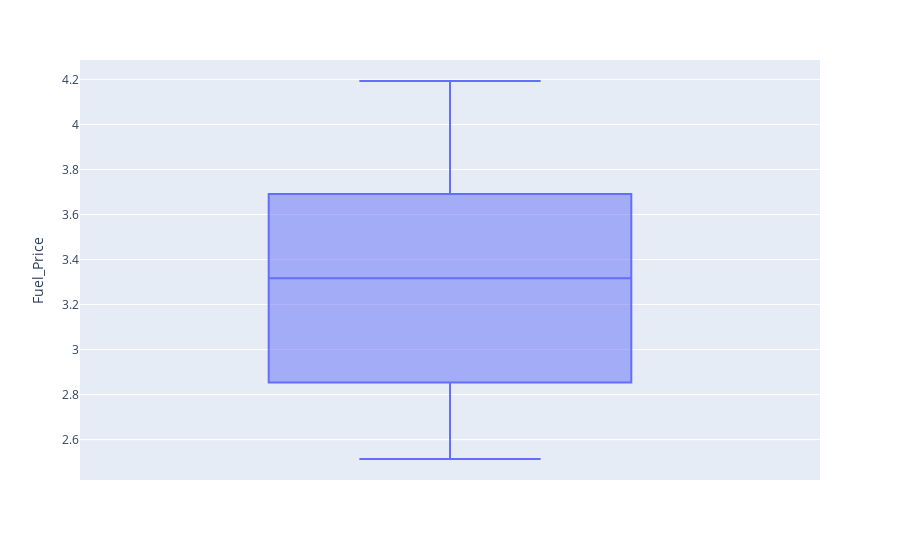

This figure's notebook cell:
### Code cell
fig = px.box(df1, y="Fuel_Price")
fig.show()

### Figure 1 — Plotly figure (JSON) as saved in the notebook; plotly's stock layout.template omitted (floating-point values rounded to 4 significant figures; data arrays with more than 128 entries replaced by an {"elided": "..."} marker saying what was removed)
{"data": [{"alignmentgroup": "True", "hovertemplate": "Fuel_Price=%{y}<extra></extra>", "legendgroup": "", "marker": {"color": "#636efa"}, "name": "", "notched": false, "offsetgroup": "", "orientation": "v", "showlegend": false, "type": "box", "x0": " ", "xaxis": "x", "y": {"elided": "136 float values"}, "y0": " ", "yaxis": "y"}], "layout": {"boxmode": "group", "legend": {"tracegroupgap": 0}, "margin": {"t": 60}, "xaxis": {"anchor": "y", "domain": [0, 1]}, "yaxis": {"anchor": "x", "domain": [0, 1], "title": {"text": "Fuel_Price"}}}}
